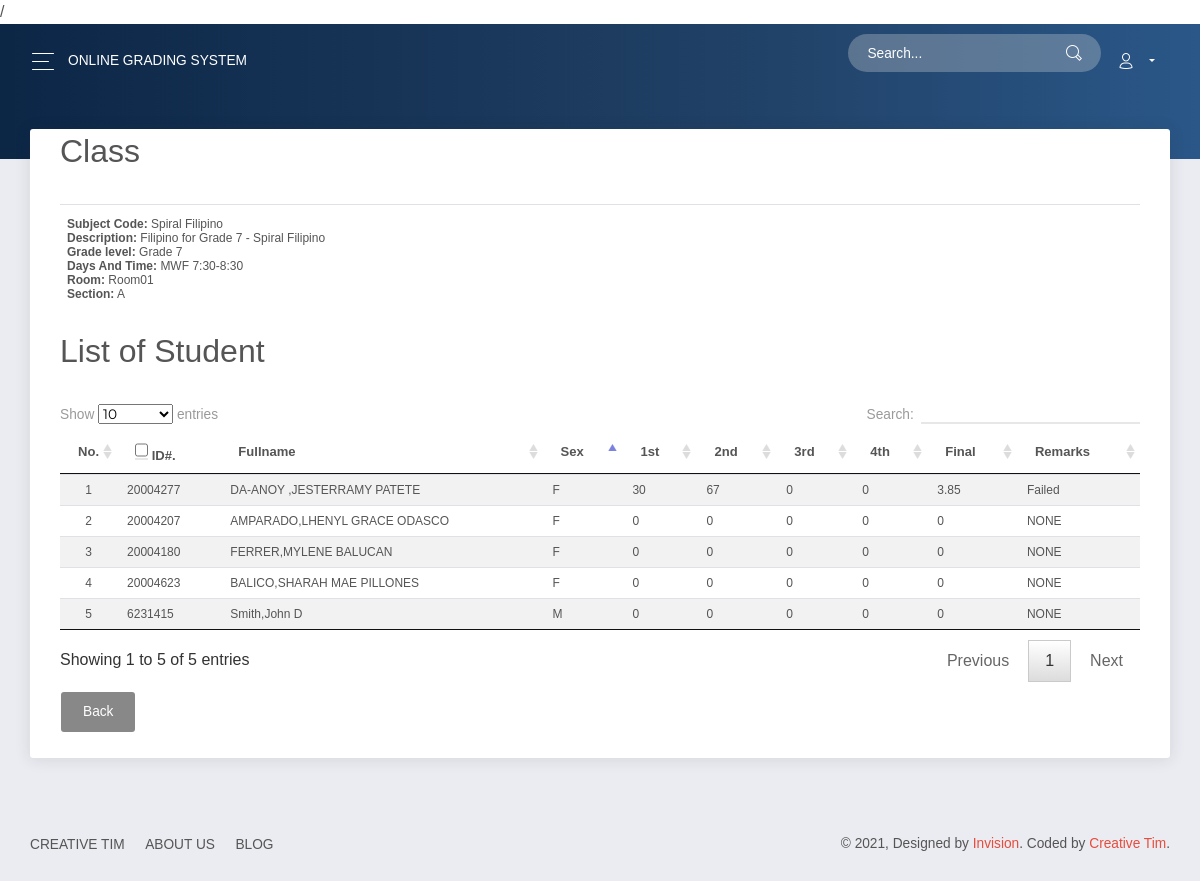
The app's page /admin/modules/class/index.php?view=class&classId=3 (signed in) with its own data.
### tables this page shows
CREATE TABLE `subject` (
  `SUBJ_ID` int(11) NOT NULL,
  `SUBJ_CODE` varchar(30) NOT NULL,
  `SUBJ_DESCRIPTION` varchar(255) NOT NULL,
  `UNIT` int(2) NOT NULL,
  `PRE_REQUISITE` varchar(30) NOT NULL DEFAULT 'None',
  `COURSE_ID` int(11) NOT NULL,
  `AY` varchar(30) NOT NULL,
  `SEMESTER` varchar(20) NOT NULL
);

CREATE TABLE `course` (
  `COURSE_ID` int(11) NOT NULL,
  `COURSE_NAME` varchar(30) NOT NULL,
  `COURSE_LEVEL` int(11) NOT NULL DEFAULT 1,
  `COURSE_MAJOR` varchar(30) NOT NULL DEFAULT 'None',
  `COURSE_DESC` varchar(255) NOT NULL,
  `DEPT_ID` int(11) NOT NULL
);

CREATE TABLE `class` (
  `CLASS_ID` int(11) NOT NULL,
  `CLASS_CODE` varchar(30) NOT NULL,
  `SUBJ_ID` int(11) NOT NULL,
  `INST_ID` int(11) NOT NULL,
  `SYID` int(11) NOT NULL,
  `AY` varchar(11) NOT NULL,
  `DAY` varchar(20) NOT NULL,
  `C_TIME` varchar(11) NOT NULL,
  `IDNO` int(11) NOT NULL,
  `ROOM` varchar(30) NOT NULL DEFAULT 'NONE',
  `SECTION` varchar(30) NOT NULL DEFAULT 'NONE'
);

CREATE TABLE `tblstudent` (
  `S_ID` int(11) NOT NULL,
  `IDNO` int(20) NOT NULL,
  `FNAME` varchar(40) NOT NULL,
  `LNAME` varchar(40) NOT NULL,
  `MNAME` varchar(40) NOT NULL,
  `SEX` varchar(10) NOT NULL DEFAULT 'Male',
  `BDAY` date NOT NULL,
  `BPLACE` text NOT NULL,
  `STATUS` varchar(30) NOT NULL,
  `AGE` int(30) NOT NULL,
  `NATIONALITY` varchar(40) NOT NULL,
  `RELIGION` varchar(255) NOT NULL,
  `CONTACT_NO` varchar(40) NOT NULL,
  `HOME_ADD` text NOT NULL,
  `EMAIL` varchar(255) NOT NULL
);

CREATE TABLE `grades` (
  `GRADE_ID` int(11) NOT NULL,
  `IDNO` int(11) NOT NULL,
  `SUBJ_ID` int(11) NOT NULL,
  `INST_ID` int(11) NOT NULL,
  `SYID` int(30) NOT NULL,
  `FIRST` int(11) NOT NULL,
  `SECOND` int(11) NOT NULL,
  `THIRD` int(11) NOT NULL,
  `FOURTH` int(11) NOT NULL,
  `AVE` float NOT NULL,
  `DAY` varchar(30) NOT NULL,
  `G_TIME` time NOT NULL,
  `ROOM` varchar(30) NOT NULL,
  `REMARKS` text NOT NULL,
  `COMMENT` text NOT NULL
);

### admin/modules/class/index.php (called while the page is built, shortened)
<?php
require_once '../../theme/templates.php';
?>

### includes/database.php (called while the page is built, shortened)
<?php
class Database {
	var $sql_string = '';
	private $conn;
	public function open_connection() {
		$this->conn = mysqli_connect(DB_SERVER,DB_USER,DB_PASS,DB_NAME);
	}
	function setQuery($sql='') {
		$this->sql_string=$sql;
	}
	function executeQuery() {
		$result = mysqli_query($this->conn,$this->sql_string);
		return $result;
	}
	private function confirm_query($result) {
		return $result;
	}
	function loadResultList( $key='' ) {
		$cur = $this->executeQuery();
		$array = array();
		while ($row = mysqli_fetch_object( $cur )) {
			if ($key) {
				$array[$row->$key] = $row;
			} else {
				$array[] = $row;
			}
		}
		return $array;
	}
	function loadSingleResult() {
		$cur = $this->executeQuery();
		while ($row = mysqli_fetch_object( $cur )) {
			$data = $row;
		}
		return $data;
	}
}
$mydb = new Database();
?>

### admin/modules/class/class.php (the view, shortened to what this page needs)
<div class="container">
	<?php
  	 if (isset($_GET['classId'])){
			$mydb->setQuery("SELECT *
								FROM  `subject` s,  `course` c  ,class cl
								WHERE s.`COURSE_ID` = c.`COURSE_ID`
								AND s.`SUBJ_ID`=cl.`SUBJ_ID`
								AND  `CLASS_ID` = ".$_GET['classId']."");
			$cur = $mydb->loadSingleResult();
		}
	  ?>
<div class="panel panel-primary">
	  <div class="panel-heading">
	    <h3 class="panel-title">Class </h3>
	  </div>
	  <div class="panel-body">
	   <div class="row" >
	   <div class="container">
    	<form class="form-horizontal span4" action="" method="POST">
    		<table class="table" align="center" >
				  <tbody>
			     	<tr>
			     		<td><strong>Subject Code:</strong> <?php echo (isset($cur)) ? $cur->SUBJ_CODE : 'Code' ;?><br/>
			     		<strong>Description:</strong> <?php echo (isset($cur)) ? $cur->SUBJ_DESCRIPTION  : 'Description' ;?><br/>
			     		<strong>Grade level:</strong> <?php echo (isset($cur)) ? $cur->COURSE_NAME : 'Course' ;?><br/>
			     		<strong>Days And Time:</strong> <?php echo (isset($cur)) ? $cur->DAY . ' ' .$cur->C_TIME : 'DaysTime' ;?><BR/>
			     		<strong>Room:</strong> <?php echo (isset($cur)) ? $cur->ROOM : 'Course' ;?><br/>
			     		<strong>Section:</strong> <?php echo (isset($cur)) ? $cur->SECTION : 'Course' ;?><br/>
			     	</td>
			     	</tr>
		    	</tbody>
		    </table>
				</form>
</div>
<div class="container">
			<h3 align="left">List of Student</h3>
			    <form action="" Method="POST">
				<table id="example" class="table table-striped" cellspacing="0">
				  <thead>
				  	<tr id="table" >
				  		<tr>
				  			<th>No.</th>
				  		<th> <input type="checkbox" name="chkall" id="chkall" onclick="return checkall('selector[]');"> ID#.</th>
				  		<th>Fullname</th>
				  		<th>Sex</th>
				  		<th>1st</th>
				  		<th>2nd</th>
				  		<th>3rd</th>
				  		<th>4th</th>
						<th>Final</th>
				  		<th>Remarks</th>
				  	</tr>
				  </thead>
				  <tbody>
				  	<?php
				  	global $mydb;
				  		$mydb->setQuery(" SELECT *
										FROM  `class` c, `grades` g,  `tblstudent` s
										WHERE c.`SUBJ_ID` = g.`SUBJ_ID`
										AND g.`IDNO` = s.`IDNO` AND CLASS_ID='".$_GET['classId']."'");
				  		loadresult();
				  		function loadresult(){
				  			global $mydb;
					  		$cur = $mydb->loadResultList();
							foreach ($cur as $student) {
					  		echo '<tr>';
					  		echo '<td width="5%" align="center"></td>';
					  		echo '<td>' . $student->IDNO.'</td>';
					  		echo '<td>'. $student->LNAME. ',' .$student->FNAME.' '.$student->MNAME.'</td>';
					  		echo '<td>'. $student->SEX.'</td>';
					  		echo '<td>'.$student->FIRST.'</td>';
					  		echo '<td>'. $student->SECOND.'</td>';
					  		echo '<td>'. $student->THIRD.'</td>';
					  		echo '<td>'. $student->FOURTH.'</td>';
					  		echo '<td>'. $student->AVE.'</td>';
					  		echo '<td>'. $student->REMARKS.'</td>';
					  		echo '</tr>';
					  		}
				  		}
				  	?>
				  </tbody>
				</table>
				<div class="btn-group">
				  <a href="index.php" class="btn btn-default">Back</a>
				</div>
				</form>
</div>
</div>
</div>
</div>
</div>

### admin/theme/templates.php (style rules this page uses)
table { font-size: 9px; }
table tr td { font-size: 12px; }

### records on screen
subject: SUBJ_CODE "Spiral Filipino", SUBJ_DESCRIPTION "Filipino for Grade 7 - Spiral Filipino", COURSE_ID.COURSE_NAME "Grade 7", class.DAY "MWF", class.C_TIME "7:30-8:30", class.ROOM "Room01", class.SECTION "A"
class: tblstudent.IDNO "20004277", tblstudent.LNAME "DA-ANOY", tblstudent.FNAME "JESTERRAMY", tblstudent.MNAME "PATETE", tblstudent.SEX "F", grades.FIRST "30", grades.SECOND "67", grades.THIRD "0", grades.FOURTH "0", grades.AVE "3.85", grades.REMARKS "Failed", tblstudent.IDNO "20004207", tblstudent.LNAME "AMPARADO", tblstudent.FNAME "LHENYL GRACE", tblstudent.MNAME "ODASCO", grades.FIRST "0", grades.SECOND "0", grades.AVE "0", grades.REMARKS "NONE", tblstudent.IDNO "20004180", tblstudent.LNAME "FERRER", tblstudent.FNAME "MYLENE", tblstudent.MNAME "BALUCAN", tblstudent.IDNO "20004623", tblstudent.LNAME "BALICO", tblstudent.FNAME "SHARAH MAE", tblstudent.MNAME "PILLONES", tblstudent.IDNO "6231415", tblstudent.LNAME "Smith", tblstudent.FNAME "John", tblstudent.MNAME "D", tblstudent.SEX "M"
